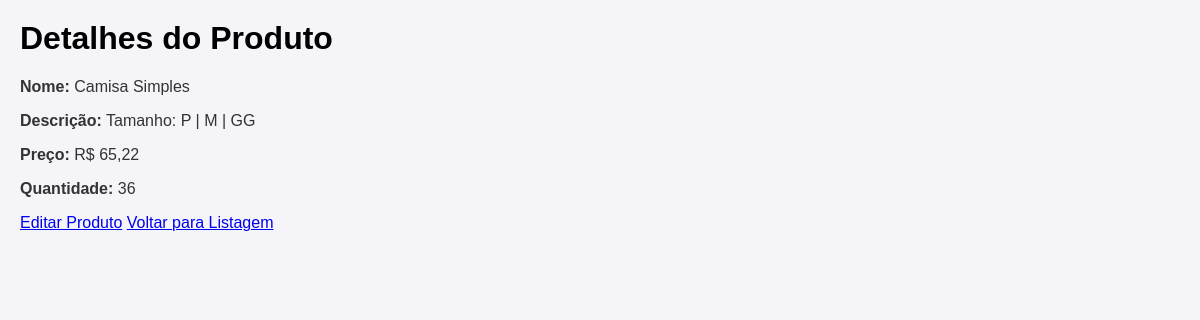
/detalhes/4/, run on the app's committed database.
### produtos/models.py (models this page shows, shortened)
class Produto(models.Model):
    nome = models.CharField(max_length=100)
    descricao = models.TextField()
    preco = models.DecimalField(max_digits=10, decimal_places=2)
    quantidade = models.IntegerField()
    imagem = models.ImageField(upload_to='produtos/', blank=True, null=True)

### produtos/views.py (the view)
# urls.py: path('detalhes/<int:id>/', views.detalhes_produto, name='detalhes_produto'),      # Detalhes do produto
def detalhes_produto(request, id):
    produto = get_object_or_404(Produto, id=id)
    return render(request, 'produtos/detalhes_produto.html', {'produto': produto})

### produtos/templates/produtos/detalhes_produto.html (shortened to what this page needs)
<html lang="pt-br">
    {% load static %}
<link rel="stylesheet" href="{% static 'css/style.css' %}">
<head>
</head>
<body>
    <h1>Detalhes do Produto</h1>
    <p><strong>Nome:</strong> {{ produto.nome }}</p>
    <p><strong>Descrição:</strong> {{ produto.descricao }}</p>
    <p><strong>Preço:</strong> R$ {{ produto.preco }}</p>
    <p><strong>Quantidade:</strong> {{ produto.quantidade }}</p>
    <a href="{% url 'editar_produto' produto.id %}">Editar Produto</a>
    <a href="{% url 'listar_produtos' %}">Voltar para Listagem</a>
</body>
</html>

### static/css/style.css (style rules this page uses)
body { font-family: Arial, sans-serif; background-color: #f4f4f9; color: #333; margin: 0; padding: 20px; }
h1, h2 { color: #000000; }

### data on the page
Produto: nome "Camisa Simples", descricao "Tamanho: P | M | GG", preco "65,22", quantidade "36"
